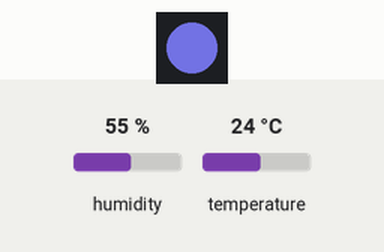
The sketch below on a simulated ESP32. Shown: 1 RGB LEDs in strip order, left to right. The inputs (shaded band) are chosen by the test bench; at power-on: temperature 24 °C, humidity 55 %. Dim RGB values are drawn brighter than linear; WiFi joins after 1.5 s; servers stay silent unless stated; no MQTT or app messages arrive unless stated; what the sketch prints to the serial monitor is not drawn.

Above: at 5.6 s.
5.7 s: temperature set to 12 °C
At 10.4 s:
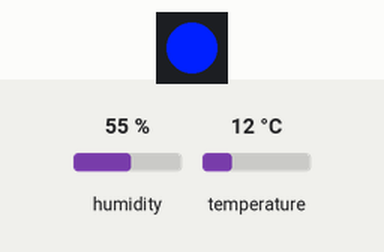
11.5 s: temperature set to 28 °C
At 15.4 s:
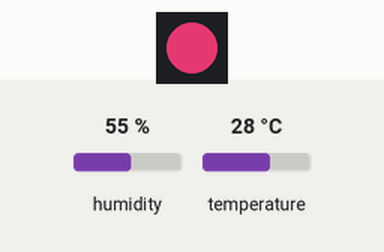
18.0 s: temperature set to 33 °C
At 20.4 s:
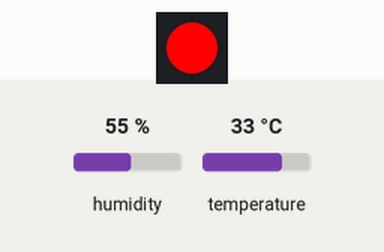
21.5 s: temperature set to 19 °C
At 25.4 s:
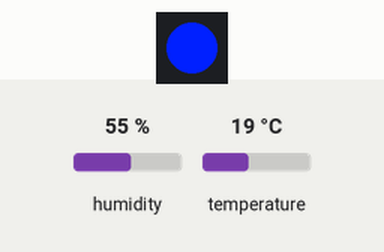
26.5 s: temperature set to 41 °C
At 30.4 s:
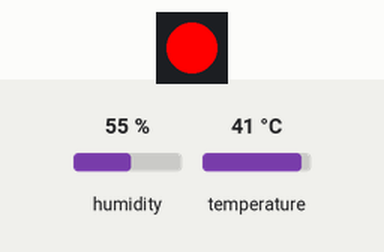
Timing chart, 0 to 31.9 s (numbered marks = the images above; inputs shaded):
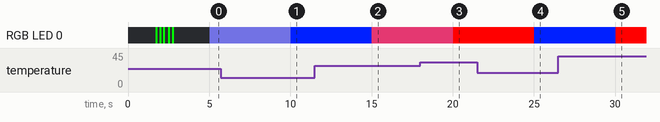

The sketch:

firmware.ino
```cpp
#include <WiFi.h>
#include <PubSubClient.h>
#include <ArduinoJson.h>
#include <DHT.h>
#include <Adafruit_NeoPixel.h>

static const char* wifiSsid_AP  = "Hotspot";
static const char* wifiPass     = "theflash";
static const char* mqttHost      = "10.236.213.10";
static const uint16_t mqttPort  = 1883;

static const char* deviceLabel          = "esp32";
static const char* topic_Telemetry      = "iot/telemetry";
static const char* topic_CmdInterval    = "iot/cmd/interval";
static const char* topic_CmdLed         = "iot/cmd/led";
static const char* topic_Ack            = "iot/ack";

#define DHTPIN   16
#define DHTTYPE  DHT11
#define NEOPIX_PIN 4
#define NEOPIX_COUNT 1

DHT dht(DHTPIN, DHTTYPE);
Adafruit_NeoPixel pixelStrip(NEOPIX_COUNT, NEOPIX_PIN, NEO_GRB + NEO_KHZ800);

WiFiClient wifiClient;
PubSubClient mqttClient(wifiClient);

unsigned long intervalMs_Telemetry = 5000;
unsigned long lastTelemetrySent_ms = 0;

const float tempLow    = 20.0;   // below → blue
const float tempMid    = 26.0;   // between → amber
const float tempHigh   = 32.0;   // above → red

void setPixelRGB(uint8_t r, uint8_t g, uint8_t b) {
  for (int i = 0; i < NEOPIX_COUNT; ++i)
    pixelStrip.setPixelColor(i, pixelStrip.Color(r, g, b));
  pixelStrip.show();
}

void blinkGreen(uint8_t times = 2, uint16_t delayMs = 150) {
  for (uint8_t i = 0; i < times; ++i) {
    setPixelRGB(0, 255, 0); delay(delayMs);
    setPixelRGB(0, 0, 0);   delay(delayMs);
  }
}

void setColorForTemperature(float tempC) {
  if (isnan(tempC)) {
    setPixelRGB(0, 0, 0);
    return;
  }

  if (tempC <= tempLow) {
    setPixelRGB(0, 32, 255);
  } else if (tempC > tempLow && tempC < tempHigh) {
    float ratio = (tempC - tempLow) / (tempHigh - tempLow);
    uint8_t r = (uint8_t)(255 * ratio);
    uint8_t g = (uint8_t)(128 * (1 - ratio));
    uint8_t b = (uint8_t)(255 * (1 - ratio));
    setPixelRGB(r, g, b);
  } else {
    setPixelRGB(255, 0, 0);
  }
}

void publishAck(const char* cmdName, bool ok, const char* note = nullptr) {
  StaticJsonDocument<160> doc;
  doc["deviceLabel"] = deviceLabel;
  doc["cmd"] = cmdName;
  doc["ok"]  = ok;
  doc["ts_ms"] = (uint32_t)millis();
  if (note) doc["note"] = note;
  char buf[192];
  size_t n = serializeJson(doc, buf);
  mqttClient.publish(topic_Ack, buf, n);
}

void handleMqttMessage(char* topic, byte* payload, unsigned int len) {
  StaticJsonDocument<200> doc;
  DeserializationError e = deserializeJson(doc, payload, len);
  if (e) return;

  String t = String(topic);
  if (t == topic_CmdInterval) {
    unsigned long newInterval = doc["interval"] | intervalMs_Telemetry;
    if (newInterval < 500) newInterval = 500;
    if (newInterval > 60000) newInterval = 60000;
    intervalMs_Telemetry = newInterval;
    Serial.printf("[CMD] interval set to %lu ms\n", intervalMs_Telemetry);
    publishAck("interval", true);
  } else if (t == topic_CmdLed) {
    uint8_t r = doc["r"] | 0;
    uint8_t g = doc["g"] | 0;
    uint8_t b = doc["b"] | 0;
    setPixelRGB(r, g, b);
    Serial.printf("[CMD] LED set to R%d G%d B%d\n", r,g,b);
    publishAck("led", true);
  }
}

void ensureWifi() {
  if (WiFi.status() == WL_CONNECTED) return;
  Serial.printf("[WIFI] connecting to %s", wifiSsid_AP);
  WiFi.mode(WIFI_STA);
  WiFi.begin(wifiSsid_AP, wifiPass);
  unsigned long t0 = millis();
  while (WiFi.status() != WL_CONNECTED && millis() - t0 < 15000) {
    delay(250); Serial.print(".");
  }
  Serial.println();
  if (WiFi.status() == WL_CONNECTED) {
    Serial.printf("[WIFI] OK, IP: %s, RSSI: %d dBm\n",
                  WiFi.localIP().toString().c_str(), WiFi.RSSI());
    blinkGreen(3, 120);
  } else {
    Serial.println("[WIFI] failed to connect (timeout)");
  }
}

void ensureMqtt() {
  if (mqttClient.connected()) return;
  mqttClient.setServer(mqttHost, mqttPort);
  mqttClient.setCallback(handleMqttMessage);
  Serial.print("[MQTT] connecting");
  while (!mqttClient.connected()) {
    if (mqttClient.connect(deviceLabel)) {
      Serial.println(" OK");
      mqttClient.subscribe(topic_CmdInterval);
      mqttClient.subscribe(topic_CmdLed);
      blinkGreen(2, 120);
    } else {
      Serial.print(".");
      delay(1500);
    }
  }
}

void setup() {
  Serial.begin(115200);
  delay(200);
  dht.begin();
  pixelStrip.begin();
  pixelStrip.clear();
  setPixelRGB(0, 0, 0);

  ensureWifi();
  ensureMqtt();
}

void loop() {
  ensureWifi();
  ensureMqtt();
  mqttClient.loop();

  unsigned long now = millis();
  if (now - lastTelemetrySent_ms >= intervalMs_Telemetry) {
    lastTelemetrySent_ms = now;

    float tempC = dht.readTemperature();
    float humRH = dht.readHumidity();

    if (isnan(tempC) || isnan(humRH)) {
      Serial.println("[SENSOR] DHT read failed");
      return;
    }

    setColorForTemperature(tempC);

    StaticJsonDocument<240> doc;
    doc["deviceLabel"]   = deviceLabel;
    doc["ts_ms"]         = (uint32_t)now;
    doc["tempC"]         = tempC;
    doc["humidity"]      = humRH;
    doc["wifiRssi_dBm"]  = WiFi.RSSI();

    char out[256];
    size_t n = serializeJson(doc, out);
    mqttClient.publish(topic_Telemetry, out, n);
    Serial.println(out);
  }
}
```

Measured:
- after the input at 5.7 s, RGB LED 0: RGB(85, 85, 169) → RGB(0, 32, 255) after 4.3 s
- after the input at 11.5 s, RGB LED 0: RGB(0, 32, 255) → RGB(170, 42, 84) after 3.5 s
- after the input at 18.0 s, RGB LED 0: RGB(170, 42, 84) → RGB(255, 0, 0) after 2.0 s
- after the input at 21.5 s, RGB LED 0: RGB(255, 0, 0) → RGB(0, 32, 255) after 3.5 s
- after the input at 26.5 s, RGB LED 0: RGB(0, 32, 255) → RGB(255, 0, 0) after 3.5 s
